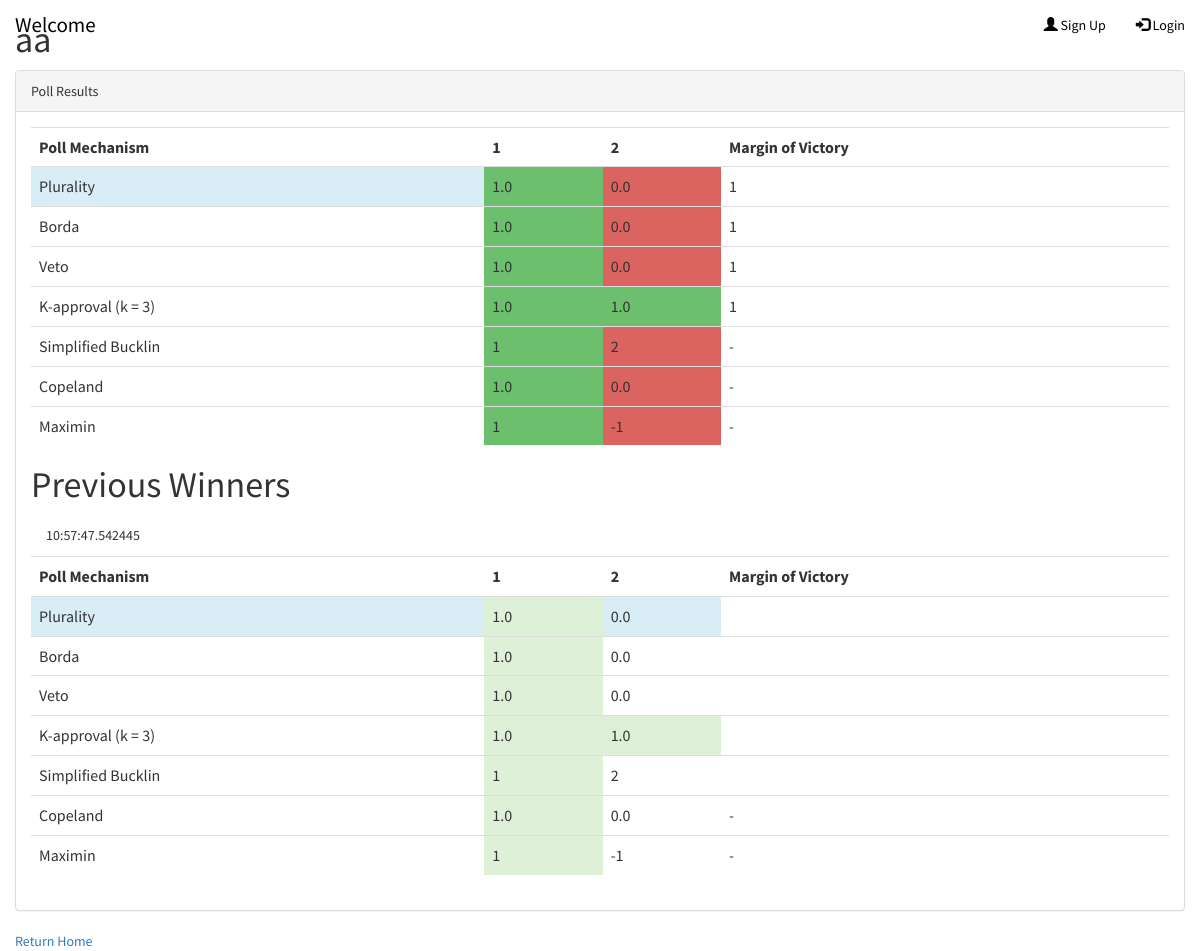
The app's page /polls/60/vote/results/ with its own data.
### polls/models.py (models this page shows, shortened)
@python_2_unicode_compatible
class Question(models.Model):
    question_text = models.CharField(max_length=20)
    question_desc = models.CharField(max_length=500, null=True, blank=True)
    image = models.ImageField(upload_to='static/img/items/', blank=True, null=True)
    imageURL = models.CharField(max_length=500, blank=True, null=True)
    pub_date = models.DateTimeField('date published')
    follow_up = models.OneToOneField('Question', on_delete=models.CASCADE, null = True, blank = True)
    question_owner = models.ForeignKey(User, null=True)
    question_voters = models.ManyToManyField(User, related_name='voters')
    status = models.IntegerField(default=1)
    display_pref = models.IntegerField(default=1)
    emailInvite = models.BooleanField(default=True)
    emailDelete = models.BooleanField(default=True)
    emailStart = models.BooleanField(default=True)
    emailStop = models.BooleanField(default=True)
    poll_algorithm = models.IntegerField(default=1)
    question_type = models.IntegerField(default=1)
    winner = models.CharField(max_length=200)
    m_poll = models.BooleanField(default=False)

@python_2_unicode_compatible
class Item(models.Model):
    question = models.ForeignKey(Question, on_delete=models.CASCADE)
    item_text = models.CharField(max_length=200)
    image = models.ImageField(upload_to='static/img/items/', blank=True, null=True)
    imageURL = models.CharField(max_length=500, blank=True, null=True)
    def __str__(self):
        return self.item_text

### polls/views.py (the view)
# urls.py: url(r'^(?P<pk>[0-9]+)/vote/results/$', views.VoteResultsView.as_view(), name='voteresults'),
class VoteResultsView(generic.DetailView):
    model = Question
    template_name = 'polls/vote_rule.html'
    def get_context_data(self, **kwargs):
        ctx = super(VoteResultsView, self).get_context_data(**kwargs)
        all_responses = self.object.response_set.reverse()
        (latest_responses, previous_responses) = categorizeResponses(all_responses)
        ctx['latest_responses'] = latest_responses
        ctx['previous_responses'] = previous_responses
        ctx['cand_map'] = getCandidateMap(latest_responses[0]) if (len(latest_responses) > 0) else None
        voteResults = getVoteResults(latest_responses)
        ctx['vote_results'] = voteResults
        ctx['shade_values'] = getShadeValues(voteResults)
        ctx['poll_algorithms'] = getListPollAlgorithms()
        ctx['margin_victory'] = getMarginOfVictory(latest_responses)
        previous_winners = OldWinner.objects.all().filter(question=self.object)
        ctx['previous_winners'] = []
        for pw in previous_winners:
            obj = {}
            responses = self.object.response_set.reverse().filter(timestamp__range=[datetime.date(1899, 12, 30), pw.response.timestamp])
            (lr, pr) = categorizeResponses(responses)
            obj['title'] = str(pw)
            obj['latest_responses'] = lr
            obj['previous_responses'] = pr
            obj['vote_results'] = getVoteResults(lr)
            obj['margin_victory'] = getMarginOfVictory(lr)
            ctx['previous_winners'].append(obj)
        return ctx

### polls/models.py (called while the page is built)
    def __str__(self):
        return (str(self.response.timestamp.time()))

    def __getitem__(self, key):
        return self.keyvaluepair_set.get(key=key).value

    def items(self):
        return [(kvp.key, kvp.value) for kvp in self.keyvaluepair_set.all()]

    def get(self, key, default=None):
        try:
            return self[key]
        except KeyError:
            return default

### polls/prefpy/mechanism.py (called while the page is built)
    def getWinners(self, profile):
        candScores = self.getCandScoresMap(profile)
        if self.maximizeCandScore == True:
            bestScore = max(candScores.values())
        else:
            bestScore = min(candScores.values())
        winners = []
        for cand in candScores.keys():
            if candScores[cand] == bestScore:
                winners.append(cand)
        return winners

    def getCandScoresMap(self, profile):
        elecType = profile.getElecType()
        if elecType != "soc":
            print("ERROR: unsupported election type")
            exit()
        candScoresMap = dict()
        for cand in profile.candMap.keys():
            candScoresMap[cand] = 0.0
        rankMaps = profile.getRankMaps()
        rankMapCounts = profile.getPreferenceCounts()
        scoringVector = self.getScoringVector(profile)
        for i in range(0, len(rankMaps)):
            rankMap = rankMaps[i]
            rankMapCount = rankMapCounts[i]
            for cand in rankMap.keys():
                candScoresMap[cand] += scoringVector[rankMap[cand]-1]*rankMapCount
        return candScoresMap

    def getScoringVector(self, profile):
        scoringVector = []
        scoringVector.append(1)
        for i in range(1, profile.numCands):
            scoringVector.append(0)
        return scoringVector

    def getScoringVector(self, profile):
        scoringVector = []
        for i in range(0, profile.numCands-1):
            scoringVector.append(1)
        scoringVector.append(0)
        return scoringVector

    def getScoringVector(self, profile):
        scoringVector = []
        score = profile.numCands-1
        for i in range(0, profile.numCands):
            scoringVector.append(score)
            score -= 1
        return scoringVector

    def getScoringVector(self, profile):
        scoringVector = []
        for i in range(0, self.k):
            scoringVector.append(1)
        for i in range(self.k, profile.numCands):
            scoringVector.append(0)
        return scoringVector

### polls/templatetags/poll_extra.py (called while the page is built)
@register.filter
def largest(l):
    return max(l)

### polls/templates/polls/vote_rule.html
{% extends 'polls/base.html' %}
{% load poll_extra %}
{% block content %}
    <div class="col-md-12">
        <h1>{{ question.question_text }}</h1>
        {% if cand_map and question.status == 3 %}
        {% if question.question_owner == request.user or question.display_pref == 1 %}
        <div class="panel panel-default">
            <div class="panel-heading">Poll Results</div>
            <div class="panel-body">
                <table class="table">
                    <tr>
                        <th>Poll Mechanism</th>
                        {% for option in cand_map.values %}
                            <th>{{ option }}</th>
                        {% endfor %}
                        <th>Margin of Victory</th>
                    </tr>
                    {% for item in vote_results %}
                        <tr>
                            {% for algorithm in poll_algorithms %}
                                {% if forloop.counter == forloop.parentloop.counter %}
                                    <td {% if question.poll_algorithm == forloop.parentloop.counter %}class="info"{% endif %}>{{ algorithm }}</td>
                                {% endif %}
                            {% endfor %}
                            {% for score in item.values %}
                                    {% for row in shade_values %}
                                    {% for color in row %}
                            {% if forloop.counter == forloop.parentloop.parentloop.counter and forloop.parentloop.counter == forloop.parentloop.parentloop.parentloop.counter %}
                                    <td style='background-color: {{color}}'>{{ score }}</td>
                            {% endif %}
                                    {% endfor %}
                                    {% endfor %}
                            {% endfor %}
                            {% if forloop.counter < 5 %}
                                <td>{{ margin_victory.0 }} </td>
                            {% elif forloop.counter == 5 %}
                                <td>{{ margin_victory.4 }}</td>
                            {% else %}
                                <td>-</td>
                            {% endif %}
                        </tr>
                    {% endfor %}
                </table>
                <h1>Previous Winners</h1>
                {% for pw in previous_winners %}
            <div class="panel-heading">{{ pw.title }}</div>
                <table class="table">
                    <tr>
                        <th>Poll Mechanism</th>
                        {% for option in cand_map.values %}
                            <th>{{ option }}</th>
                        {% endfor %}
                        <th>Margin of Victory</th>
                    </tr>
                    {% for item in pw.vote_results %}
                        <tr>
                            {% for algorithm in poll_algorithms %}
                                {% if forloop.counter == forloop.parentloop.counter %}
                                    <td {% if question.poll_algorithm == forloop.parentloop.counter %}class="info"{% endif %}>{{ algorithm }}</td>
                                {% endif %}
                            {% endfor %}
                            {% for score in item.values %}
                                {% if score == item.values|smallest and forloop.parentloop.counter == 5 %}
                                    <td class="success">{{ score }}</td>
                                {% elif score == item.values|largest and forloop.parentloop.counter != 5 %}
                                    <td class="success">{{ score }}</td>
                                {% else %}
                                    <td {% if question.poll_algorithm == forloop.parentloop.counter %}class="info"{% endif %}>{{ score }}</td>
                                {% endif %}
                            {% endfor %}
                            {% if forloop.counter < 5 %}
                                <td>{{ previous_winners.margin_victory.0 }} </td>
                            {% elif forloop.counter == 5 %}
                                <td>{{ previous_winners.margin_victory.4 }}</td>
                            {% else %}
                                <td>-</td>
                            {% endif %}
                        </tr>
                    {% endfor %}
                </table>
                {% endfor %}
            </div>
        </div>
        {% endif %}
        {% endif %}
        <a href="{% url 'polls:index' %}"> Return Home</a>
    </div>
{% endblock %}

### static/css/stylish-portfolio.css (style rules this page uses)
html, body { width: 100%; height: 100%; }
body { font-family: "Source Sans Pro","Helvetica Neue",Helvetica,Arial,sans-serif; }

### static/css/shared.css (style rules this page uses)
div { font-size:100% !important; }

### records on screen
Question: question_text "aa", status 3 (drawn)
Item: item_text "1"
Item: item_text "2"

### other values on screen
{{ algorithm }} "Plurality" "Borda" "Veto" "K-approval (k = 3)" "Simplified Bucklin" "Copeland" "Maximin"
{{ score }} "1.0" "0.0" "1.0" "0.0" "1.0" "0.0" "1.0" "1.0" "1" "2" "1.0" "0.0" "1" "-1"
{{ margin_victory.0 }} "1" "1" "1" "1"
{{ margin_victory.4 }} "-"
{{ pw.title }} "10:57:47.542445"
{{ score }} "1.0" "1.0" "1.0" "1.0" "1.0" "1.0" "1"
{{ score }} "0.0" "0.0" "0.0" "2" "0.0" "-1"
{{ score }} "1"
